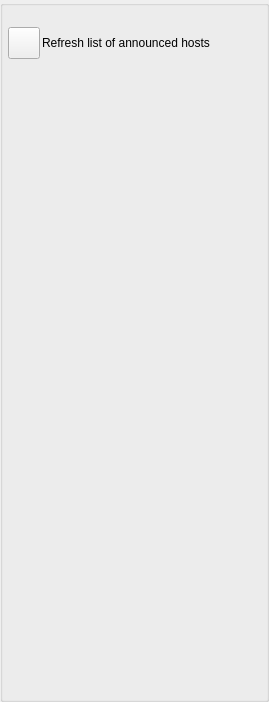
<?xml version="1.0" encoding="UTF-8"?>
<ui version="4.0">
 <class>AppletGroupListLocalViewUi</class>
 <widget class="QWidget" name="AppletGroupListLocalViewUi">
  <property name="geometry">
   <rect>
    <x>0</x>
    <y>0</y>
    <width>269</width>
    <height>702</height>
   </rect>
  </property>
  <property name="sizePolicy">
   <sizepolicy hsizetype="Expanding" vsizetype="Expanding">
    <horstretch>0</horstretch>
    <verstretch>0</verstretch>
   </sizepolicy>
  </property>
  <property name="windowTitle">
   <string>Group List Local View</string>
  </property>
  <property name="windowIcon">
   <iconset>
    <normaloff>:/TruthOrDare/Resources/ic_people_normal.png</normaloff>:/TruthOrDare/Resources/ic_people_normal.png</iconset>
  </property>
  <layout class="QGridLayout" name="gridLayout">
   <property name="leftMargin">
    <number>0</number>
   </property>
   <property name="topMargin">
    <number>0</number>
   </property>
   <property name="rightMargin">
    <number>0</number>
   </property>
   <property name="bottomMargin">
    <number>0</number>
   </property>
   <property name="spacing">
    <number>0</number>
   </property>
   <item row="0" column="0">
    <widget class="QGroupBox" name="ItemsGroupBox">
     <property name="minimumSize">
      <size>
       <width>0</width>
       <height>0</height>
      </size>
     </property>
     <property name="title">
      <string/>
     </property>
     <layout class="QVBoxLayout" name="verticalLayout">
      <property name="spacing">
       <number>2</number>
      </property>
      <property name="leftMargin">
       <number>5</number>
      </property>
      <property name="topMargin">
       <number>5</number>
      </property>
      <property name="rightMargin">
       <number>5</number>
      </property>
      <property name="bottomMargin">
       <number>5</number>
      </property>
      <item>
       <widget class="QLabel" name="m_ListDescriptionLabel">
        <property name="text">
         <string/>
        </property>
       </widget>
      </item>
      <item>
       <layout class="QHBoxLayout" name="horizontalLayout">
        <item>
         <widget class="VxPushButton" name="m_RefreshButton">
          <property name="sizePolicy">
           <sizepolicy hsizetype="Fixed" vsizetype="Fixed">
            <horstretch>0</horstretch>
            <verstretch>0</verstretch>
           </sizepolicy>
          </property>
          <property name="minimumSize">
           <size>
            <width>32</width>
            <height>32</height>
           </size>
          </property>
          <property name="maximumSize">
           <size>
            <width>32</width>
            <height>32</height>
           </size>
          </property>
          <property name="text">
           <string notr="true"/>
          </property>
         </widget>
        </item>
        <item>
         <widget class="QLabel" name="m_RefreshListLabel">
          <property name="text">
           <string>Refresh list of announced hosts</string>
          </property>
         </widget>
        </item>
       </layout>
      </item>
      <item>
       <widget class="QLabel" name="m_StatusLabel">
        <property name="text">
         <string notr="true"/>
        </property>
       </widget>
      </item>
      <item>
       <widget class="QLabel" name="m_InfoLabel">
        <property name="font">
         <font>
          <pointsize>10</pointsize>
         </font>
        </property>
        <property name="text">
         <string/>
        </property>
       </widget>
      </item>
      <item>
       <widget class="GuiHostedListWidget" name="m_HostedListWidget" native="true">
        <property name="sizePolicy">
         <sizepolicy hsizetype="Expanding" vsizetype="Expanding">
          <horstretch>0</horstretch>
          <verstretch>0</verstretch>
         </sizepolicy>
        </property>
       </widget>
      </item>
     </layout>
    </widget>
   </item>
  </layout>
 </widget>
 <customwidgets>
  <customwidget>
   <class>GuiHostedListWidget</class>
   <extends>QWidget</extends>
   <header>GuiHostedListWidget.h</header>
   <container>1</container>
  </customwidget>
  <customwidget>
   <class>VxPushButton</class>
   <extends>QPushButton</extends>
   <header>VxPushButton.h</header>
  </customwidget>
 </customwidgets>
 <resources/>
 <connections/>
</ui>
